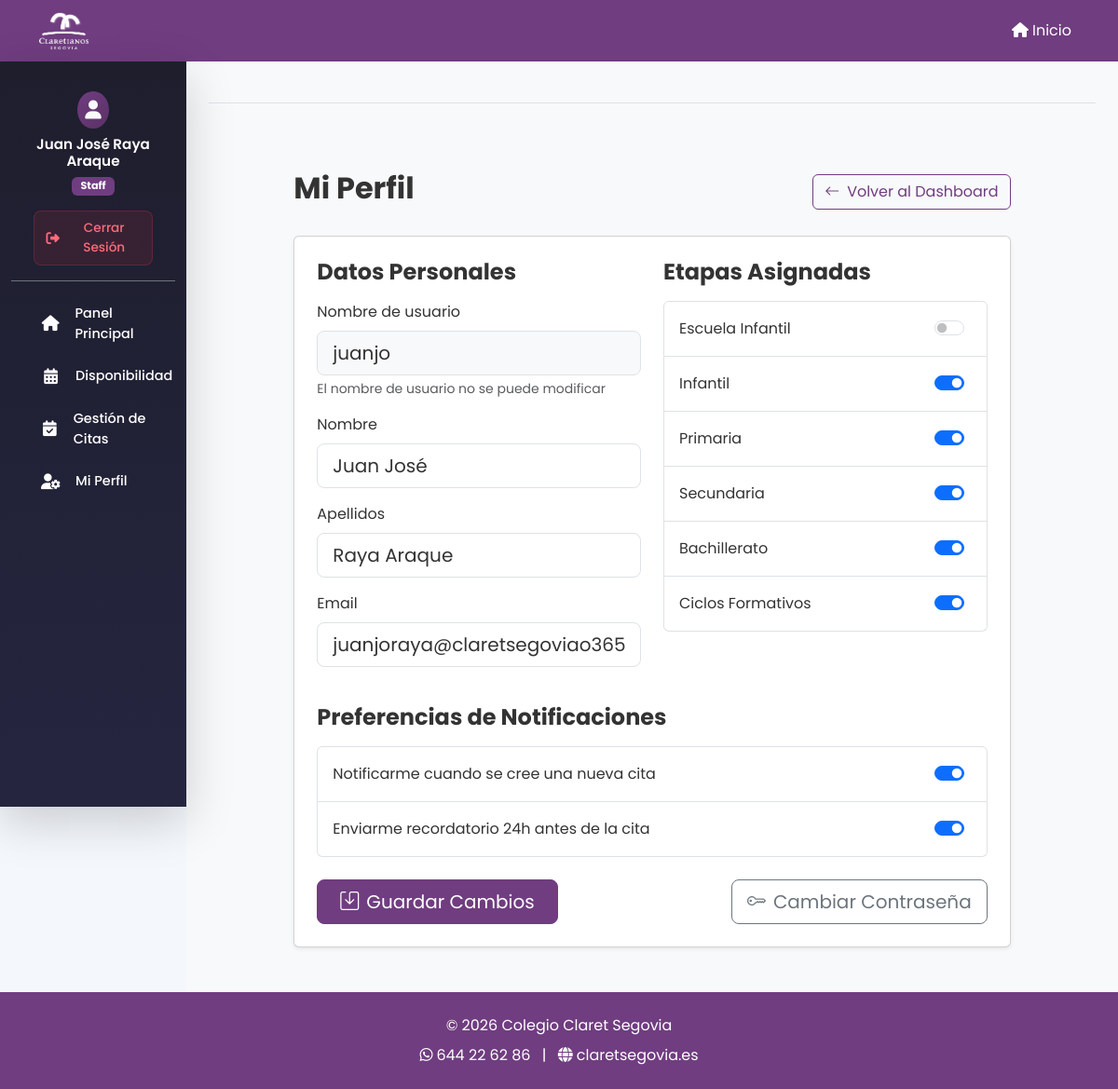
/staff/profile/ (signed in), run on the app's committed database.
### visits/models.py (models this page shows, shortened)
class SchoolStage(models.Model):
    name = models.CharField(max_length=100)
    description = models.TextField()

class StaffProfile(models.Model):
    user = models.OneToOneField(User, on_delete=models.CASCADE)
    allowed_stages = models.ManyToManyField(SchoolStage)
    notify_new_appointment = models.BooleanField(default=True)
    notify_reminder = models.BooleanField(default=True)

### visits/views.py (the view, shortened to what this page needs)
# urls.py: path('staff/profile/', StaffProfileView.as_view(), name='staff_profile'),
class StaffProfileView(LoginRequiredMixin, View):
    template_name = 'visits/staff_profile.html'
    def get(self, request):
        if not hasattr(request.user, 'staffprofile'):
            messages.error(request, 'No tienes un perfil de staff configurado.')
            return redirect('dashboard')
        return render(request, self.template_name, {
            'profile': request.user.staffprofile,
            'all_stages': SchoolStage.objects.all()
        })

### visits/templates/visits/staff_profile.html (shortened to what this page needs)
{% extends "admin_base.html" %}
{% block admin_content %}
<div class="container py-5">
    <div class="row justify-content-center">
        <div class="col-md-10">
            <div class="d-flex justify-content-between align-items-center mb-4">
                <h2 class="fw-bold">Mi Perfil</h2>
                <a href="{% url 'dashboard' %}" class="btn btn-outline-primary">
                    <i class="bi bi-arrow-left me-2"></i>Volver al Dashboard
                </a>
            </div>
            <div class="card shadow-sm">
                <div class="card-body p-4">
                    <form method="post">
                        <div class="row g-4 mb-4">
                            <div class="col-md-6">
                                <h4 class="fw-bold mb-3">Datos Personales</h4>
                                <div class="mb-3">
                                    <label for="username" class="form-label">Nombre de usuario</label>
                                    <input type="text" class="form-control form-control-lg bg-light" id="username"
                                           value="{{ request.user.username }}" readonly>
                                    <div class="form-text">El nombre de usuario no se puede modificar</div>
                                </div>
                                <div class="mb-3">
                                    <label for="first_name" class="form-label">Nombre</label>
                                    <input type="text" class="form-control form-control-lg" id="first_name" name="first_name"
                                           value="{{ request.user.first_name }}" required>
                                </div>
                                <div class="mb-3">
                                    <label for="last_name" class="form-label">Apellidos</label>
                                    <input type="text" class="form-control form-control-lg" id="last_name" name="last_name"
                                           value="{{ request.user.last_name }}" required>
                                </div>
                                <div class="mb-3">
                                    <label for="email" class="form-label">Email</label>
                                    <input type="email" class="form-control form-control-lg" id="email" name="email"
                                           value="{{ request.user.email }}" required>
                                </div>
                            </div>
                            <div class="col-md-6">
                                <h4 class="fw-bold mb-3">Etapas Asignadas</h4>
                                <div class="list-group">
                                    {% for stage in all_stages %}
                                    <label class="list-group-item d-flex justify-content-between align-items-center py-3">
                                        <span>{{ stage.name }}</span>
                                        <div class="form-check form-switch">
                                            <input class="form-check-input" type="checkbox" role="switch"
                                                   name="allowed_stages" value="{{ stage.id }}"
                                                   {% if stage in profile.allowed_stages.all %}checked{% endif %}>
                                        </div>
                                    </label>
                                    {% endfor %}
                                </div>
                            </div>
                        </div>
                        <h4 class="fw-bold mb-3">Preferencias de Notificaciones</h4>
                        <div class="list-group mb-4">
                            <label class="list-group-item d-flex justify-content-between align-items-center py-3">
                                <span>Notificarme cuando se cree una nueva cita</span>
                                <div class="form-check form-switch">
                                    <input class="form-check-input" type="checkbox" role="switch"
                                           name="notify_new_appointment" id="notify_new_appointment"
                                           {% if profile.notify_new_appointment %}checked{% endif %}>
                                </div>
                            </label>
                            <label class="list-group-item d-flex justify-content-between align-items-center py-3">
                                <span>Enviarme recordatorio 24h antes de la cita</span>
                                <div class="form-check form-switch">
                                    <input class="form-check-input" type="checkbox" role="switch"
                                           name="notify_reminder" id="notify_reminder"
                                           {% if profile.notify_reminder %}checked{% endif %}>
                                </div>
                            </label>
                        </div>
                        <div class="d-flex justify-content-between align-items-center">
                            <button type="submit" class="btn btn-primary btn-lg px-4">
                                <i class="bi bi-save me-2"></i>Guardar Cambios
                            </button>
                            <a href="{% url 'staff_password_change' %}" class="btn btn-outline-secondary btn-lg">
                                <i class="bi bi-key me-2"></i>Cambiar Contraseña
                            </a>
                        </div>
                    </form>
                </div>
            </div>
        </div>
    </div>
</div>
{% block extra_css %}
<link rel="stylesheet" href="https://cdn.jsdelivr.net/npm/bootstrap-icons@1.11.3/font/bootstrap-icons.min.css">
{% endblock %}
{% endblock %}

### visits/templates/admin_base.html (shortened to what this page needs)
{% extends "base.html" %}
{% block content %}
<div class="container-fluid">
    <div class="row">
        <nav id="sidebar" class="col-md-3 col-lg-2 d-md-block sidebar collapse shadow-lg"
             style="background: linear-gradient(180deg, #1E1E2D 0%, #252540 100%); color: white; position: sticky; top: 0; height: 100vh; overflow-y: auto;">
            <div class="position-sticky pt-3">
                <div class="px-4 py-3 text-center border-bottom border-secondary mb-2">
                    <div class="d-flex align-items-center justify-content-center mb-2">
                        <div class="rounded-circle p-2" style="background: linear-gradient(135deg, #703D80, #5A3166);">
                            <i class="fas fa-user fa-lg text-light"></i>
                        </div>
                    </div>
                    <h6 class="mt-1 mb-1 fw-semibold" style="font-size: 0.95rem;">{{ user.get_full_name }}</h6>
                    <span class="badge" style="background-color: #703D80; font-size: 0.7rem; padding: 0.3rem 0.6rem;">Staff</span>
                    <div class="mt-3">
                        <form method="post" action="{% url 'logout' %}" class="w-100">
                            <button type="submit"
                                    class="btn btn-logout-compact w-100 py-2 d-flex align-items-center justify-content-center"
                                    style="background: rgba(220, 53, 69, 0.12); color: #ff6b7a; border: 1px solid rgba(220, 53, 69, 0.25); border-radius: 8px; font-weight: 500; transition: all 0.3s ease; font-size: 0.85rem;">
                                <i class="fas fa-sign-out-alt fa-fw me-2" style="font-size: 0.9rem;"></i>
                                <span>Cerrar Sesión</span>
                            </button>
                        </form>
                    </div>
                </div>
                <ul class="nav flex-column px-3 py-2">
                    <li class="nav-item mb-2">
                        <a class="nav-link py-2 px-3 d-flex align-items-center {% if request.resolver_match.url_name == 'dashboard' %}active{% endif %}"
                           href="{% url 'dashboard' %}"
                           style="color: white; border-radius: 10px; transition: all 0.3s ease; font-weight: 500; font-size: 0.9rem;">
                            <i class="fas fa-home fa-fw me-3" style="font-size: 1.05rem;"></i>
                            <span>Panel Principal</span>
                        </a>
                    </li>
                    <li class="nav-item mb-2">
                        <a class="nav-link py-2 px-3 d-flex align-items-center {% if request.resolver_match.url_name == 'staff_availability' %}active{% endif %}"
                           href="{% url 'staff_availability' %}"
                           style="color: white; border-radius: 10px; transition: all 0.3s ease; font-weight: 500; font-size: 0.9rem;">
                            <i class="fas fa-calendar-alt fa-fw me-3" style="font-size: 1.05rem;"></i>
                            <span>Disponibilidad</span>
                        </a>
                    </li>
                    <li class="nav-item mb-2">
                        <a class="nav-link py-2 px-3 d-flex align-items-center {% if request.resolver_match.url_name == 'appointments_crud' %}active{% endif %}"
                           href="{% url 'appointments_crud' %}"
                           style="color: white; border-radius: 10px; transition: all 0.3s ease; font-weight: 500; font-size: 0.9rem;">
                            <i class="fas fa-calendar-check fa-fw me-3" style="font-size: 1.05rem;"></i>
                            <span>Gestión de Citas</span>
                        </a>
                    </li>
                    <li class="nav-item mb-2">
                        <a class="nav-link py-2 px-3 d-flex align-items-center {% if request.resolver_match.url_name == 'staff_profile' %}active{% endif %}"
                           href="{% url 'staff_profile' %}"
                           style="color: white; border-radius: 10px; transition: all 0.3s ease; font-weight: 500; font-size: 0.9rem;">
                            <i class="fas fa-user-cog fa-fw me-3" style="font-size: 1.05rem;"></i>
                            <span>Mi Perfil</span>
                        </a>
                    </li>
                </ul>
            </div>
        </nav>
        <main class="col-md-9 ms-sm-auto col-lg-10 px-md-4" style="background-color: #f8f9fa; min-height: 100vh;">
            <div class="d-flex justify-content-between flex-wrap flex-md-nowrap align-items-center pt-4 pb-3 mb-4 border-bottom">
            </div>
            {% block admin_content %}{% endblock %}
        </main>
    </div>
</div>
{% endblock %}

### visits/templates/base.html (style rules this page uses)
:root { --claret-purple: #703D80; --claret-purple-dark: #5A3166; --claret-yellow: #F3BF4D; --bs-primary: #703D80; --bs-primary-rgb: 112, 61, 128; --bs-body-font-family: 'Poppins', sans-serif; --bs-body-color: #333; --bs-link-color: #703D80; --bs-link-hover-color: #5A3166; --bs-light: #f4f7fc; }
body { background-color: var(--bs-light); display: flex; flex-direction: column; min-height: 100vh; }
main { flex-grow: 1; }
.btn-primary { background-color: #703D80 !important; border-color: #703D80 !important; }
.btn-outline-primary { color: #703D80 !important; border-color: #703D80 !important; }
a { color: #703D80; }

### data on the page
SchoolStage: name "Escuela Infantil"
SchoolStage: name "Infantil", allowed_stages "☑"
SchoolStage: name "Primaria", allowed_stages "☑"
SchoolStage: name "Secundaria", allowed_stages "☑"
SchoolStage: name "Bachillerato", allowed_stages "☑"
SchoolStage: name "Ciclos Formativos", allowed_stages "☑"
StaffProfile: notify_new_appointment "☑", notify_reminder "☑"

### other printed values
{{ user.get_full_name }} "Juan José Raya Araque"
